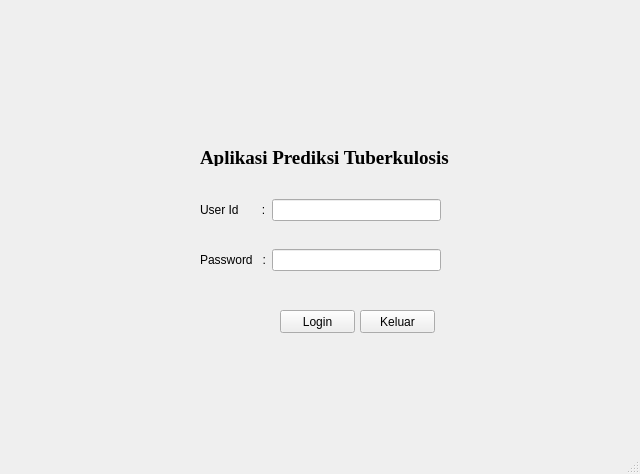
<?xml version="1.0" encoding="UTF-8"?>
<ui version="4.0">
 <class>LoginWindow</class>
 <widget class="QMainWindow" name="LoginWindow">
  <property name="geometry">
   <rect>
    <x>0</x>
    <y>0</y>
    <width>640</width>
    <height>474</height>
   </rect>
  </property>
  <property name="windowTitle">
   <string>MainWindow</string>
  </property>
  <widget class="QWidget" name="centralwidget">
   <widget class="QWidget" name="horizontalLayoutWidget">
    <property name="geometry">
     <rect>
      <x>200</x>
      <y>170</y>
      <width>241</width>
      <height>80</height>
     </rect>
    </property>
    <layout class="QHBoxLayout" name="horizontalLayout">
     <item>
      <widget class="QLabel" name="label_3">
       <property name="text">
        <string>User Id       :</string>
       </property>
      </widget>
     </item>
     <item>
      <widget class="QLineEdit" name="lineEditUserId"/>
     </item>
    </layout>
   </widget>
   <widget class="QWidget" name="horizontalLayoutWidget_2">
    <property name="geometry">
     <rect>
      <x>200</x>
      <y>220</y>
      <width>241</width>
      <height>80</height>
     </rect>
    </property>
    <layout class="QHBoxLayout" name="horizontalLayout_2">
     <item>
      <widget class="QLabel" name="label_2">
       <property name="text">
        <string>Password   :</string>
       </property>
      </widget>
     </item>
     <item>
      <widget class="QLineEdit" name="lineEditPassword"/>
     </item>
    </layout>
   </widget>
   <widget class="QLabel" name="label">
    <property name="geometry">
     <rect>
      <x>200</x>
      <y>150</y>
      <width>251</width>
      <height>16</height>
     </rect>
    </property>
    <property name="font">
     <font>
      <family>Times New Roman</family>
      <pointsize>14</pointsize>
      <weight>75</weight>
      <bold>true</bold>
     </font>
    </property>
    <property name="text">
     <string>Aplikasi Prediksi Tuberkulosis</string>
    </property>
   </widget>
   <widget class="QPushButton" name="btnLogin">
    <property name="geometry">
     <rect>
      <x>280</x>
      <y>310</y>
      <width>75</width>
      <height>23</height>
     </rect>
    </property>
    <property name="text">
     <string>Login</string>
    </property>
   </widget>
   <widget class="QPushButton" name="btnKeluar">
    <property name="geometry">
     <rect>
      <x>360</x>
      <y>310</y>
      <width>75</width>
      <height>23</height>
     </rect>
    </property>
    <property name="text">
     <string>Keluar</string>
    </property>
   </widget>
   <widget class="QLabel" name="labelResult">
    <property name="geometry">
     <rect>
      <x>110</x>
      <y>350</y>
      <width>391</width>
      <height>20</height>
     </rect>
    </property>
    <property name="font">
     <font>
      <family>Times New Roman</family>
      <pointsize>12</pointsize>
      <weight>75</weight>
      <bold>true</bold>
     </font>
    </property>
    <property name="text">
     <string/>
    </property>
   </widget>
  </widget>
  <widget class="QStatusBar" name="statusbar"/>
 </widget>
 <resources/>
 <connections/>
</ui>
